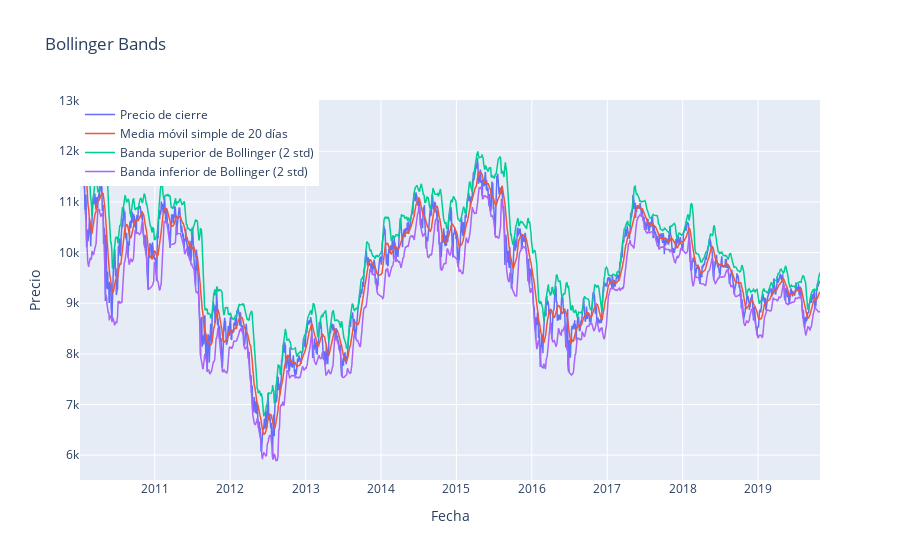

Write notebook code for a chart like this one.
### Markdown cell above
## Gráfica de la estrategia.

### Code cell
# Gráfica con matplotlib.
bb.matplotlib_plot()
# Gráfica con plotly.
bb.plotly_plot()

### Figure 1 — Plotly figure (JSON) as saved in the notebook; plotly's stock layout.template omitted (floating-point values rounded to 4 significant figures; data arrays with more than 128 entries replaced by an {"elided": "..."} marker saying what was removed)
{"data": [{"line": {"width": 1.5}, "name": "Precio de cierre", "type": "scatter", "x": {"elided": "2511 str values"}, "y": {"elided": "2511 float values"}}, {"line": {"width": 1.5}, "name": "Media móvil simple de 20 días", "type": "scatter", "x": {"elided": "2511 str values"}, "y": {"elided": "2511 float values"}}, {"line": {"width": 1.5}, "name": "Banda superior de Bollinger (2 std)", "type": "scatter", "x": {"elided": "2511 str values"}, "y": {"elided": "2511 float values"}}, {"line": {"width": 1.5}, "name": "Banda inferior de Bollinger (2 std)", "type": "scatter", "x": {"elided": "2511 str values"}, "y": {"elided": "2511 float values"}}], "layout": {"autosize": true, "legend": {"x": 0, "y": 1}, "showlegend": true, "title": {"text": "Bollinger Bands"}, "xaxis": {"autorange": true, "range": ["2010-01-04", "2019-10-28"], "rangeslider": {"visible": false, "yaxis": {}}, "title": {"text": "Fecha"}, "type": "date"}, "yaxis": {"autorange": true, "range": [5509.0, 13010.0], "title": {"text": "Precio"}, "type": "linear"}}}
